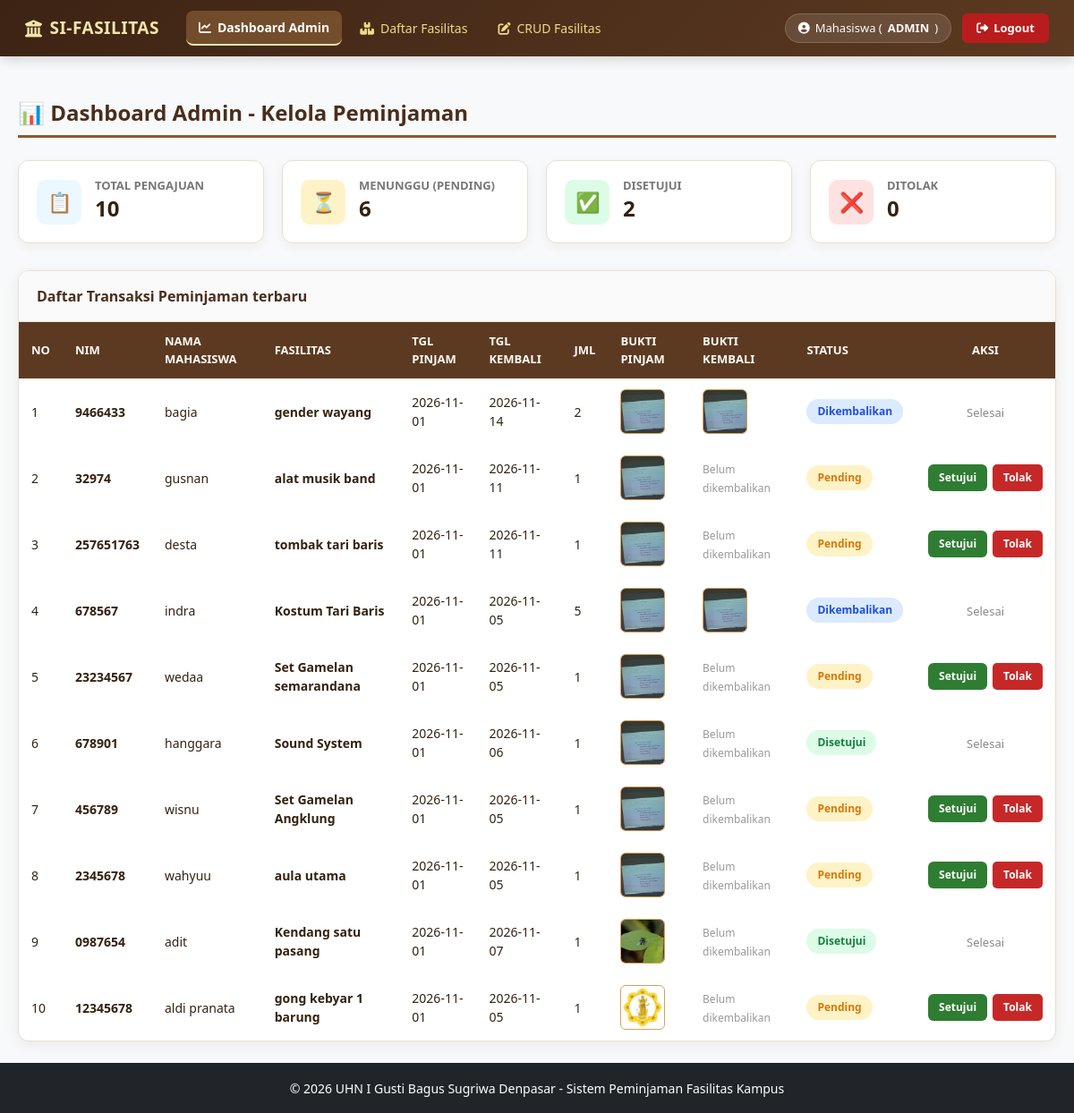
The app's page /index.php?action=admin (signed in) with its own data.
### tables this page shows
CREATE TABLE `peminjaman` (
  `id_peminjaman` int(11) NOT NULL,
  `nim` varchar(20) NOT NULL,
  `nama_mahasiswa` varchar(100) NOT NULL,
  `id_fasilitas` int(11) NOT NULL,
  `tgl_pinjam` date NOT NULL,
  `tgl_kembali` date NOT NULL,
  `jumlah` int(11) DEFAULT 1,
  `foto_pinjam` varchar(255) DEFAULT NULL,
  `foto_kembali` varchar(255) DEFAULT NULL,
  `tgl_dikembalikan` datetime DEFAULT NULL,
  `status` enum('Pending','Disetujui','Ditolak','Dikembalikan') DEFAULT 'Pending'
);

CREATE TABLE `fasilitas` (
  `id_fasilitas` int(11) NOT NULL,
  `nama_item` varchar(100) NOT NULL,
  `id_kategori` int(11) DEFAULT NULL,
  `kategori` enum('Aula','Gamelan','Pakaian Tari') NOT NULL,
  `stok` int(11) DEFAULT 1,
  `deskripsi` text DEFAULT NULL
);

### controllers/admincontroller.php (called while the page is built, shortened)
<?php
require_once 'config/database.php';
require_once 'models/peminjaman.php';
class AdminController {
    private $db;
    private $peminjamanModel;
    public function __construct($db = null) {
        if ($db !== null) {
            $this->db = $db;
        } else {
            $database = new Database();
            $this->db = $database->getConnection();
        }
        $this->peminjamanModel = new Peminjaman($this->db);
    }
    public function index() {
        $stmt = $this->peminjamanModel->readAll();
        $peminjaman = $stmt->fetchAll(PDO::FETCH_ASSOC);
        require_once 'views/admin/index.php';
    }
}
?>

### config/database.php (called while the page is built, shortened)
<?php
class Database {
    private $host = "localhost";
    private $user = "root";
    private $pass = "";
    private $dbname = "peminjaman_aula";
    public function getConnection() {
        $this->conn = null;
        try {
            $this->conn = new PDO("mysql:host=" . $this->host . ";dbname=" . $this->dbname, $this->user, $this->pass);
            $this->conn->setAttribute(PDO::ATTR_ERRMODE, PDO::ERRMODE_EXCEPTION);
        } catch(PDOException $exception) {
            echo "Connection error: " . $exception->getMessage();
        }
        return $this->conn;
    }
}
?>

### models/peminjaman.php (called while the page is built, shortened)
<?php
class Peminjaman {
    private $conn;
    private $table_name = "peminjaman";
    public function __construct($db) {
        $this->conn = $db;
    }
    public function readAll() {
        $query = "SELECT p.*, f.nama_item, f.kategori
                  FROM " . $this->table_name . " p
                  JOIN fasilitas f ON p.id_fasilitas = f.id_fasilitas
                  ORDER BY p.id_peminjaman DESC";
        $stmt = $this->conn->prepare($query);
        $stmt->execute();
        return $stmt;
    }
}
?>

### views/admin/index.php (the view, shortened to what this page needs)
<!DOCTYPE html>
<html lang="id">
<head>
</head>
<body>
    <?php
    require_once __DIR__ . '/../layouts/header.php';
    require_once __DIR__ . '/../layouts/navbar.php';
    $total_pinjam = count($peminjaman ?? []);
    $total_pending = 0;
    $total_disetujui = 0;
    $total_ditolak = 0;
    if (!empty($peminjaman)) {
        foreach ($peminjaman as $item) {
            if ($item['status'] === 'Pending') $total_pending++;
            elseif ($item['status'] === 'Disetujui') $total_disetujui++;
            elseif ($item['status'] === 'Ditolak') $total_ditolak++;
        }
    }
    ?>
    <div class="dashboard-container my-4">
        <div class="page-header">
            <h2 class="page-title">📊 Dashboard Admin - Kelola Peminjaman</h2>
        </div>
        <div class="stats-grid">
            <div class="stat-card">
                <div class="stat-icon bg-total">📋</div>
                <div class="stat-info">
                    <h4>Total Pengajuan</h4>
                    <span><?= $total_pinjam; ?></span>
                </div>
            </div>
            <div class="stat-card">
                <div class="stat-icon bg-pending">⏳</div>
                <div class="stat-info">
                    <h4>Menunggu (Pending)</h4>
                    <span><?= $total_pending; ?></span>
                </div>
            </div>
            <div class="stat-card">
                <div class="stat-icon bg-approved">✅</div>
                <div class="stat-info">
                    <h4>Disetujui</h4>
                    <span><?= $total_disetujui; ?></span>
                </div>
            </div>
            <div class="stat-card">
                <div class="stat-icon bg-rejected">❌</div>
                <div class="stat-info">
                    <h4>Ditolak</h4>
                    <span><?= $total_ditolak; ?></span>
                </div>
            </div>
        </div>
        <div class="table-card">
            <div class="table-header">Daftar Transaksi Peminjaman terbaru</div>
            <div style="overflow-x: auto;">
                <table>
                    <thead>
                        <tr>
                            <th>No</th>
                            <th>NIM</th>
                            <th>Nama Mahasiswa</th>
                            <th>Fasilitas</th>
                            <th>Tgl Pinjam</th>
                            <th>Tgl Kembali</th>
                            <th>Jml</th>
                            <th>Bukti Pinjam</th>
                            <th>Bukti Kembali</th>
                            <th>Status</th>
                            <th style="min-width: 140px; text-align: center;">Aksi</th>
                        </tr>
                    </thead>
                    <tbody>
                        <?php $no = 1; if (!empty($peminjaman)) : foreach ($peminjaman as $row) : ?>
                            <tr>
                                <td><?= $no++; ?></td>
                                <td><b><?= htmlspecialchars($row['nim']); ?></b></td>
                                <td><?= htmlspecialchars($row['nama_mahasiswa']); ?></td>
                                <td><b><?= htmlspecialchars($row['nama_item']); ?></b></td>
                                <td><?= htmlspecialchars($row['tgl_pinjam']); ?></td>
                                <td><?= htmlspecialchars($row['tgl_kembali']); ?></td>
                                <td><?= htmlspecialchars($row['jumlah']); ?></td>
                                <td>
                                    <?php if (!empty($row['foto_pinjam'])) : ?>
                                        <a href="uploads/<?= htmlspecialchars($row['foto_pinjam']); ?>" target="_blank">
                                            <img src="uploads/<?= htmlspecialchars($row['foto_pinjam']); ?>" class="img-preview" alt="Foto Pinjam">
                                        </a>
                                    <?php else : ?>
                                        <span style="color: #999; font-size: 12px;">Tidak ada</span>
                                    <?php endif; ?>
                                </td>
                                <td>
                                    <?php if (!empty($row['foto_kembali'])) : ?>
                                        <a href="uploads/<?= htmlspecialchars($row['foto_kembali']); ?>" target="_blank">
                                            <img src="uploads/<?= htmlspecialchars($row['foto_kembali']); ?>" class="img-preview" alt="Foto Kembali">
                                        </a>
                                    <?php else : ?>
                                        <span style="color: #999; font-size: 12px;">Belum dikembalikan</span>
                                    <?php endif; ?>
                                </td>
                                <td>
                                    <span class="badge-status status-<?= $row['status']; ?>">
                                        <?= htmlspecialchars($row['status']); ?>
                                    </span>
                                </td>
                                <td style="text-align: center;">
                                    <?php if ($row['status'] === 'Pending') : ?>
                                        <div class="action-group" style="justify-content: center;">
                                            <a href="index.php?action=status_peminjaman&id=<?= $row['id_peminjaman']; ?>&status=Disetujui" class="btn-approve" onclick="return confirm('Setujui peminjaman ini?');">Setujui</a>
                                            <a href="index.php?action=status_peminjaman&id=<?= $row['id_peminjaman']; ?>&status=Ditolak" class="btn-reject" onclick="return confirm('Tolak peminjaman ini?');">Tolak</a>
                                        </div>
                                    <?php else : ?>
                                        <span style="color: #888; font-size: 13px;">Selesai</span>
                                    <?php endif; ?>
                                </td>
                            </tr>
                        <?php endforeach; else : ?>
                            <tr><td colspan="11" style="text-align: center; color: #888; padding: 25px;">Belum ada data peminjaman.</td></tr>
                        <?php endif; ?>
                    </tbody>
                </table>
            </div>
        </div>
    </div>
    <?php require_once __DIR__ . '/../layouts/footer.php'; ?>
</body>
</html>

### records on screen
peminjaman: nim "9466433", nama_mahasiswa "bagia", id_fasilitas.nama_item "gender wayang", tgl_pinjam "2026-11-01", tgl_kembali "2026-11-14", jumlah "2", foto_pinjam (picture), foto_kembali (picture), status "Dikembalikan", shows "Selesai"
peminjaman: nim "32974", nama_mahasiswa "gusnan", id_fasilitas.nama_item "alat musik band", tgl_pinjam "2026-11-01", tgl_kembali "2026-11-11", jumlah "1", foto_pinjam (picture), shows "Belum dikembalikan", status "Pending"
peminjaman: nim "257651763", nama_mahasiswa "desta", id_fasilitas.nama_item "tombak tari baris", tgl_pinjam "2026-11-01", tgl_kembali "2026-11-11", jumlah "1", foto_pinjam (picture), shows "Belum dikembalikan", status "Pending"
peminjaman: nim "678567", nama_mahasiswa "indra", id_fasilitas.nama_item "Kostum Tari Baris", tgl_pinjam "2026-11-01", tgl_kembali "2026-11-05", jumlah "5", foto_pinjam (picture), foto_kembali (picture), status "Dikembalikan", shows "Selesai"
peminjaman: nim "23234567", nama_mahasiswa "wedaa", id_fasilitas.nama_item "Set Gamelan semarandana", tgl_pinjam "2026-11-01", tgl_kembali "2026-11-05", jumlah "1", foto_pinjam (picture), shows "Belum dikembalikan", status "Pending"
peminjaman: nim "678901", nama_mahasiswa "hanggara", id_fasilitas.nama_item "Sound System", tgl_pinjam "2026-11-01", tgl_kembali "2026-11-06", jumlah "1", foto_pinjam (picture), shows "Belum dikembalikan", status "Disetujui", shows "Selesai"
peminjaman: nim "456789", nama_mahasiswa "wisnu", id_fasilitas.nama_item "Set Gamelan Angklung", tgl_pinjam "2026-11-01", tgl_kembali "2026-11-05", jumlah "1", foto_pinjam (picture), shows "Belum dikembalikan", status "Pending"
peminjaman: nim "2345678", nama_mahasiswa "wahyuu", id_fasilitas.nama_item "aula utama", tgl_pinjam "2026-11-01", tgl_kembali "2026-11-05", jumlah "1", foto_pinjam (picture), shows "Belum dikembalikan", status "Pending"
peminjaman: nim "0987654", nama_mahasiswa "adit", id_fasilitas.nama_item "Kendang satu pasang", tgl_pinjam "2026-11-01", tgl_kembali "2026-11-07", jumlah "1", foto_pinjam (picture), shows "Belum dikembalikan", status "Disetujui", shows "Selesai"
peminjaman: nim "12345678", nama_mahasiswa "aldi pranata", id_fasilitas.nama_item "gong kebyar 1 barung", tgl_pinjam "2026-11-01", tgl_kembali "2026-11-05", jumlah "1", foto_pinjam (picture), shows "Belum dikembalikan", status "Pending"

### other values on screen
$role "ADMIN"
$total_pinjam "10"
$total_pending "6"
$total_disetujui "2"
$total_ditolak "0"
